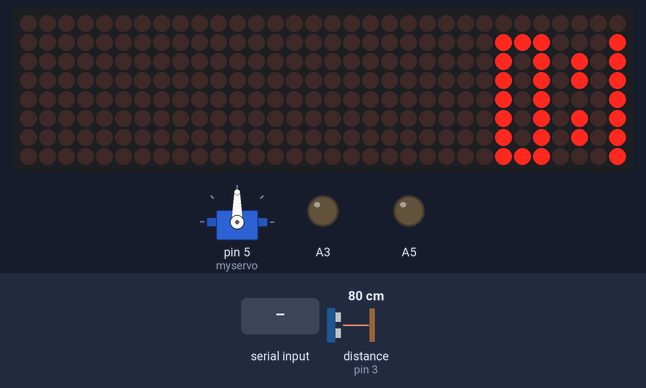
Bench run of a sketch on a simulated Arduino Nano, built with avr-gcc and run on an emulated ATmega328P. Shown: servo, 32×8 LED matrix, output pins drawn as LEDs (lit = HIGH). Wiring (inferred from the names in the program): ultrasonic range finder: trigger pin 2; echo pin 3. Inputs (shaded band) come from the test bench; at power-on: distance to the obstacle (sensor on pin 3) 80 cm. The echo pulse lasts 58.3 µs per cm; pins used as bus, display or sensor lines are not drawn.

Above: at 1.36 s.
1.4 s: "1" received over the second serial link
At 1.47 s:
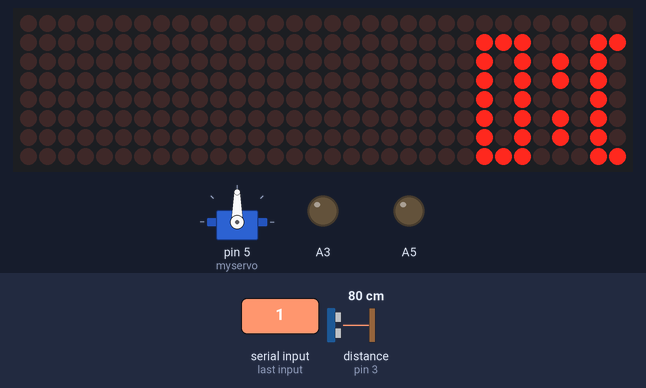
3.2 s: distance to the obstacle (sensor on pin 3) set to 120 cm
5.1 s: "2" received over the second serial link
At 6.25 s:
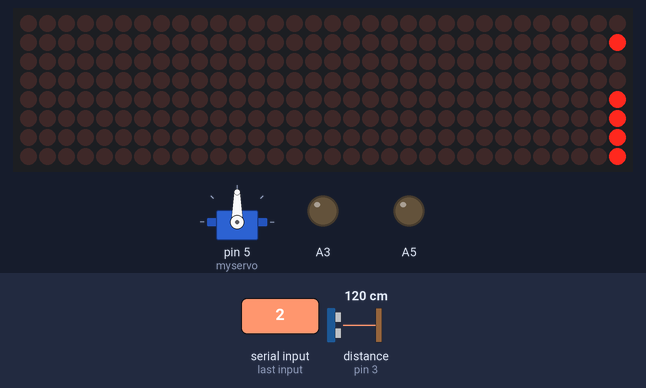
8.0 s: "90,45\n" received over the second serial link
At 9.27 s:
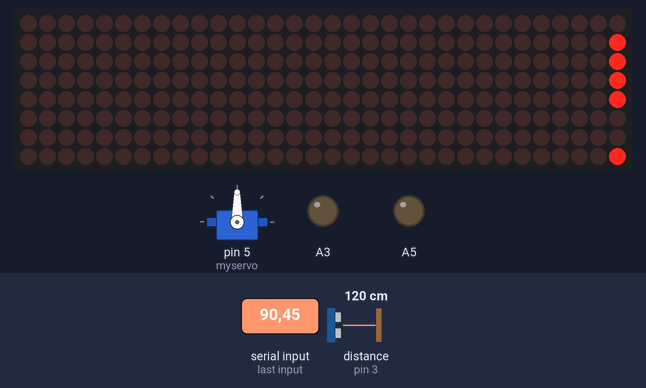
11.0 s: "30,150\n" received over the second serial link
At 12.29 s:
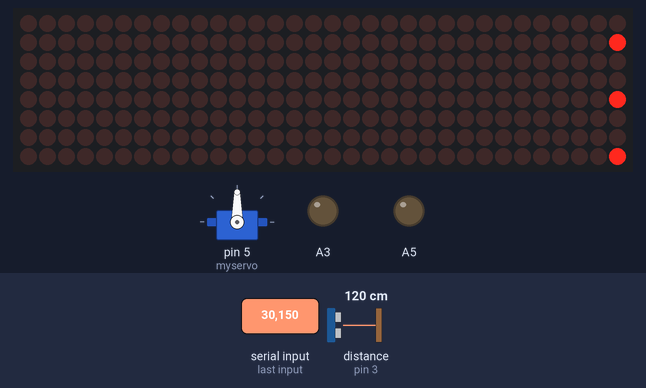

The sketch:

rollingLED.ino
```cpp
#include <LedControl.h>
#include <SoftwareSerial.h>
#include <Servo.h>
//ble TX->D12 RX->D9 +5V->5V GND->GND
int DIN = 11;
int CS =  10;
int CLK = 13;
const int TrigPin = 2;
const int EchoPin = 3;
float distance;
int count_number = 0;
bool is_open = false;
Servo myservo;


byte ans[8][19];
byte num[10][8][4]={{{0,0,0,0},{1,1,1,0},{1,0,1,0},{1,0,1,0},{1,0,1,0},{1,0,1,0},{1,0,1,0},{1,1,1,0}},
                    {{0,0,0,0},{0,1,0,0},{1,1,0,0},{0,1,0,0},{0,1,0,0},{0,1,0,0},{0,1,0,0},{1,1,1,0}},
                    {{0,0,0,0},{1,1,1,0},{0,0,1,0},{0,0,1,0},{1,1,1,0},{1,0,0,0},{1,0,0,0},{1,1,1,0}},
                    {{0,0,0,0},{1,1,1,0},{0,0,1,0},{0,0,1,0},{1,1,1,0},{0,0,1,0},{0,0,1,0},{1,1,1,0}},
                    {{0,0,0,0},{0,0,1,0},{0,1,1,0},{1,0,1,0},{1,1,1,0},{0,0,1,0},{0,0,1,0},{0,0,1,0}},
                    {{0,0,0,0},{1,1,1,0},{1,0,0,0},{1,0,0,0},{1,1,1,0},{0,0,1,0},{0,0,1,0},{1,1,1,0}},
                    {{0,0,0,0},{1,1,1,0},{1,0,0,0},{1,0,0,0},{1,1,1,0},{1,0,1,0},{1,0,1,0},{1,1,1,0}},
                    {{0,0,0,0},{1,1,1,0},{0,0,1,0},{0,0,1,0},{0,1,0,0},{0,1,0,0},{0,1,0,0},{0,1,0,0}},
                    {{0,0,0,0},{1,1,1,0},{1,0,1,0},{1,0,1,0},{1,1,1,0},{1,0,1,0},{1,0,1,0},{1,1,1,0}},
                    {{0,0,0,0},{1,1,1,0},{1,0,1,0},{1,0,1,0},{1,1,1,0},{0,0,1,0},{0,0,1,0},{1,1,1,0}}
                    };

byte ch[8][2]={{0,0},{0,0},{1,0},{1,0},{0,0},{1,0},{1,0},{0,0}};
char msg[15]={'0','0','0','0','0'};

SoftwareSerial BT(12, 9); // RX, TX
LedControl lc=LedControl(DIN,CLK,CS,4);

void setup(){
 Serial.begin(9600);
 BT.begin(9600);
 delay(100);
 pinMode(A3,OUTPUT);//R
 pinMode(A5,OUTPUT);//G
 pinMode(A6,OUTPUT);//B
 digitalWrite(A3,LOW);
 digitalWrite(A5,LOW);
 digitalWrite(A6,LOW);
 lc.shutdown(0,false);       //启动时，MAX72XX处于省电模式
 lc.setIntensity(0,2);       //将亮度设置为合适的值(0-8）
 lc.clearDisplay(0);         //清除显示
 pinMode(TrigPin, OUTPUT);   //超声波
 pinMode(EchoPin, INPUT);

 myservo.attach(5);
}

void loop(){
  int k=0;
  while(BT.available()>0) {
    msg[k++] = BT.read();
  }
  //Serial.println((int)msg[0]-48);
  //Serial.println((int)msg[1]-48);
  //Serial.println((int)msg[2]-48);
  //Serial.println((int)msg[3]-48);
  add((int)msg[0]-48,(int)msg[1]-48,(int)msg[2]-48,(int)msg[3]-48);
  if(msg[4]=='1') {
    digitalWrite(A3,HIGH);
    digitalWrite(A5,LOW);
    digitalWrite(A6,LOW);
    BT.println("red");
  }
  else if(msg[4]=='2') {
    digitalWrite(A3,LOW);
    digitalWrite(A5,HIGH);
    digitalWrite(A6,LOW);
    BT.println("gr");
  }
  else {
    digitalWrite(A3,LOW);
    digitalWrite(A5,LOW);
    digitalWrite(A6,LOW);
    BT.println("an");
  }
  display(ans,19);
  //超声波
  con_trash();
}

void con_trash(){
  get_distance();
  //计时器
  if(is_open){
    if(count_number == 12){
      count_number = 0;
      is_open = false;
      myservo.write(90);
    }
    else{
      count_number += 1;
    }
  }
  else{
      if(distance < 30){
      myservo.write(20);
      is_open = true;
      count_number = 0;
    }
  }
}

//点阵显示函数
void printByte(byte character [])
{
  int i = 0;
  for(i=0;i<8;i++)
  {
    lc.setRow(0,i,character[i]);
  }
}

//组合数字
void add(int a,int b,int c,int d) {
  for(int i=0;i<8;i++) {
    for(int j=0;j<4;j++) {
      ans[i][j]=num[a][i][j];
    }
    for(int j=0;j<4;j++) {
      ans[i][j+4]=num[b][i][j];
    }
    for(int j=0;j<2;j++) {
      ans[i][j+8]=ch[i][j];
    }
    for(int j=0;j<4;j++) {
      ans[i][j+10]=num[c][i][j];
    }
    for(int j=0;j<4;j++) {
      ans[i][j+14]=num[d][i][j];
    }
  }
}

//二进制转十进制
byte getNum(byte row[]) {
  int sum=0;
  for(int j=7;j>=0;j--){
      sum+=(row[7-j]<<j);
      //Serial.println(sum);
  }
  return (byte)sum;
}

//滚动显示
void display(byte whole[][19], int n){
  byte img[8][8];
  for(int i=-8;i<n;i++){
    for(int j=0;j<8;j++) {
      if(i+j<0||i+j>=n) {
        for(int k=0;k<8;k++) {
          img[k][j]=0;
        }
      }
      else {
        for(int k=0;k<8;k++) {
          img[k][j]=whole[k][i+j];
        }
      }
    }
    byte ans[8];
    for(int k=0;k<8;k++) {
      ans[k]=getNum(img[k]);
    }
    printByte(ans);
    con_trash();
    delay(100);
  }
}

//超声波测距
void get_distance(){
  // 产生一个10us的高脉冲去触发TrigPin
        digitalWrite(TrigPin, LOW);
        delayMicroseconds(2);
        digitalWrite(TrigPin, HIGH);
        delayMicroseconds(10);
        digitalWrite(TrigPin, LOW);
    // 检测脉冲宽度，并计算出距离
        distance = pulseIn(EchoPin, HIGH) / 58.00;
}
```

Measured:
- after the input at 5.1 s, the display: first differs from a run without the input after 1.1 s (image 2)
- after the input at 8.0 s, the display: first differs from a run without the input after 1.2 s (image 3)
- after the input at 11.0 s, the display: first differs from a run without the input after 1.2 s (image 4)
